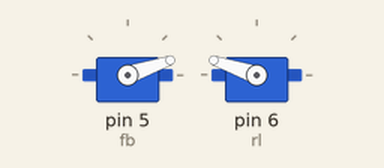
Bench run of a sketch on a simulated Arduino Uno, built with avr-gcc and run on an emulated ATmega328P. On the bench: 2 × servo.

Above: at 0.05 s.
At 0.2 s:
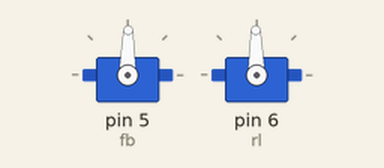
At 0.35 s:
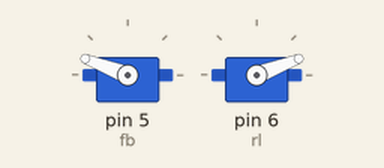
At 0.7 s:
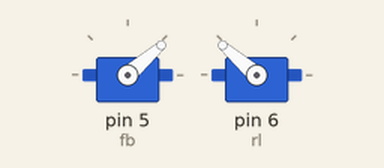
Timing chart, 0 to 3.0 s (numbered marks = the images above):
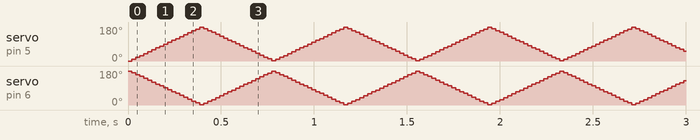

The sketch:

fun_servo_1.ino
```cpp
#include <Servo.h>
int i=0;
bool zero=true;
Servo fb;
Servo rl;
void setup() {
  fb.attach(5);
  rl.attach(6);
  rl.write(0);
  fb.write(180);
}

void loop() {
  fb.write(i);
  rl.write(180-i);
  delay(2);
  if(zero) i++;
  else i--;
  if(i==180) zero=false;
  if(i==0) zero=true;
}
```
